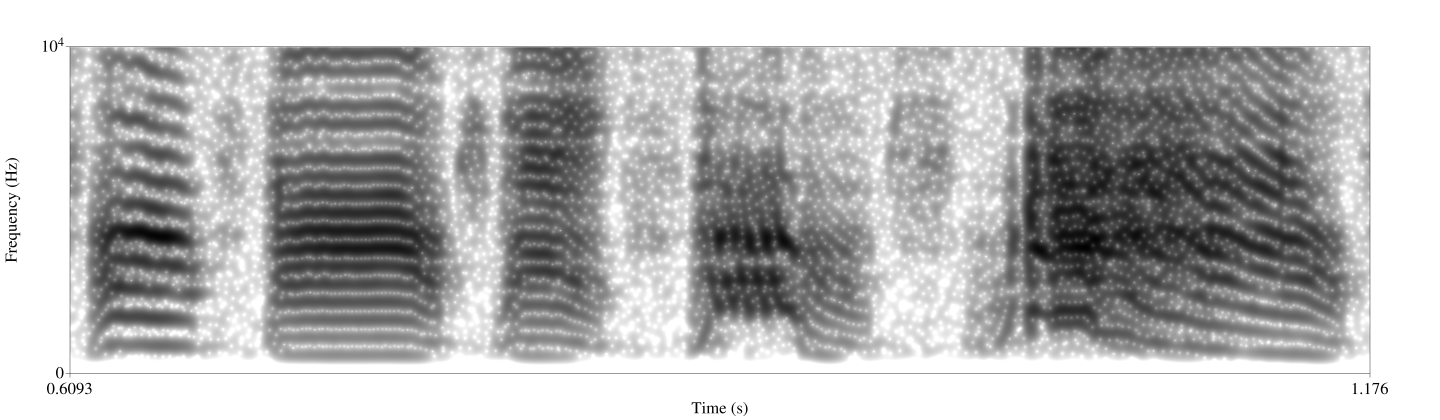
#> input picture Analisis cantos/Motivos/Sonogramas/Nuevos/BOS-2_zf-AB010-bi.png, 7200 x 2100 px (shown at 1/5 size); its folder holds only this picture in this run
$ python 'Recorto imagen.py'
#> lines starting #> are read from the running program, lines starting #| are printed output that depends on the picture; after the words box and inside, x2 and y2 are one past the last pixel; in counts of white or black regions, pixels touching at a corner belong together
# -*- coding: utf-8 -*-
"""
Created on Fri Sep 28 12:06:27 2018

@author: Marcos
"""

import numpy as np
import matplotlib
matplotlib.use("Qt5Agg") # This program works with Qt only
import pylab as pl
from PIL import Image
import os
#from skimage import filters #para otsu

motivoPath = os.path.join(os.getcwd(),'Motivos')
sonoPath = os.path.join(motivoPath,'Sonogramas','Nuevos')
sonoFiles = os.listdir(sonoPath)
sonoFiles.sort()

with open(os.path.join(motivoPath,'duraciones_nuevos.txt'),'r') as d:
#> (reads Analisis cantos/Motivos/duraciones_nuevos.txt from the repository)
    c_d = d.readlines()
#diccionario que tiene numbre_del_archivo:duracion
#duración en float y al nombre le saco el '\n' final
dur = {k.strip():float(v) for v,k in (s.split(', ') for s in c_d)}

#%%
#devuelve el ancho de la ventana actual
def Ancho(axes):
    xa = axes.get_xlim()
    return xa[1]-xa[0]

#seteo el nuevo ancho como
def NuevoAncho(axes):
    ancho = Ancho(axes)
    xla = axes.set_xlabel('Ancho: {:.3f}s'.format(ancho),fontsize=18,fontweight='bold')
    return xla

#%% Importo y trabajo sonogramas


escala = 2500 #cantidad de pixeles del sonograma por segundo
cual = 0 #qué figura miro
nombre_actual = sonoFiles[cual][:-4]

#cargo imagen, transformo a escala de grises ('L')
sono1 = Image.open(sonoPath + '/' + sonoFiles[cual]).convert('L')
#recorto la parte que me interesa (dentro de los ejes)
sono1 = sono1.crop((360, 238, 6845, 1860)) #obtenido a mano
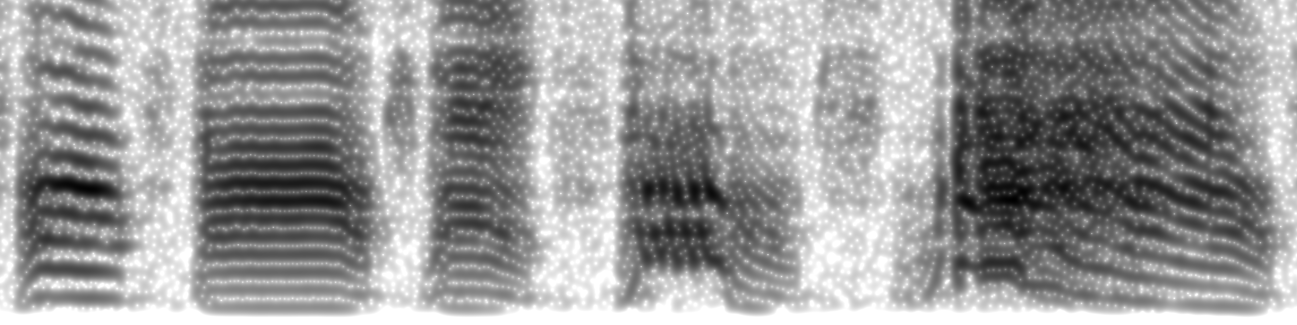
#> sono1: PIL image 6485x1622 L (shown at 1/5 size); min 0, max 255, mean 152
#reescalo la imagen para que el tamaño refleje la duración
#convierto a np.array
alto = sono1.size[1]
#> alto = 1622
ancho = int(dur[nombre_actual] * escala)
A = np.array(sono1.resize((ancho,alto),Image.LANCZOS))
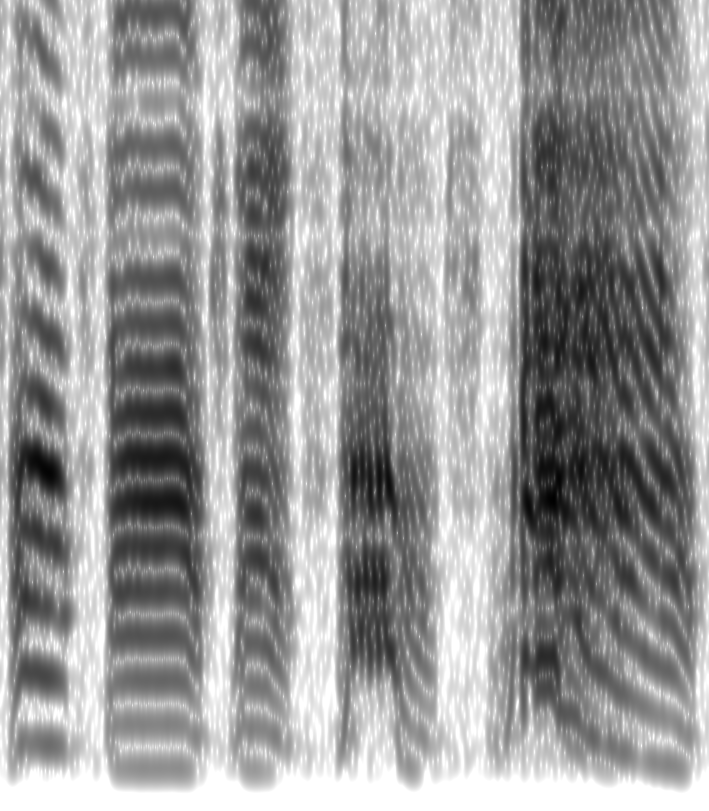
#> A: shape (1622, 1417) (shown at 1/2 size); min 0, max 255, mean 152
A = 255-A #la escala está al revés (255 es poca potencia)
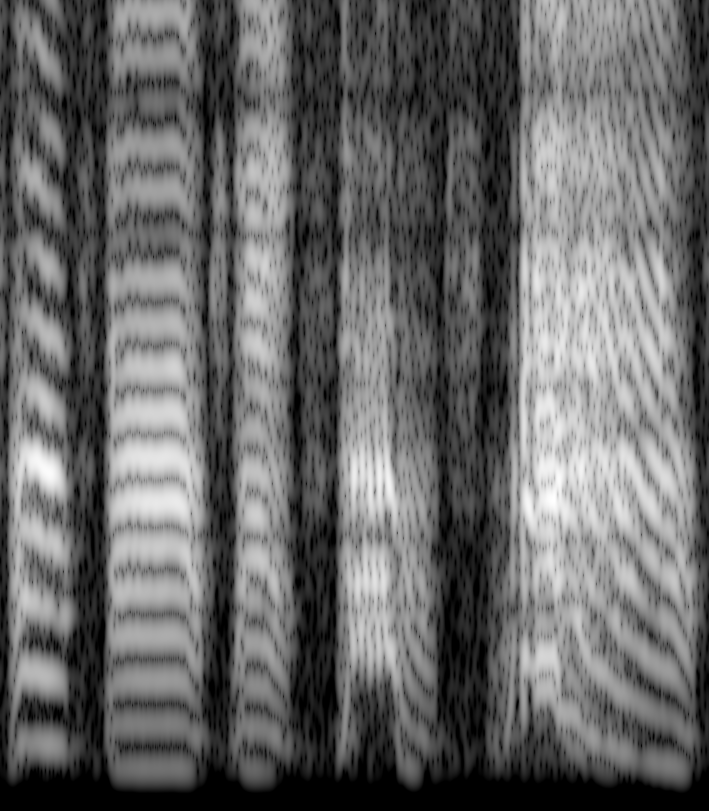
#> A: shape (1622, 1417) (shown at 1/2 size); min 0, max 255, mean 103


#Plots:
fig, ax1 = pl.subplots()
#fig.set_size_inches([18.39,  9.27])

ax1.imshow(A,cmap='Greys',extent=[0, dur[nombre_actual],0, 0.1])
#ax1.plot(tiempo[:-1],diffThreshCu*0.5,'g--')


titulo = '{}: {}, duración:{:.1f}s'.format(cual,nombre_actual,dur[nombre_actual])
ax1.set_title(titulo)
xla = NuevoAncho(ax1)

#%%

# Agrego una línea negra
A[1200:1210, 700:800] = 255
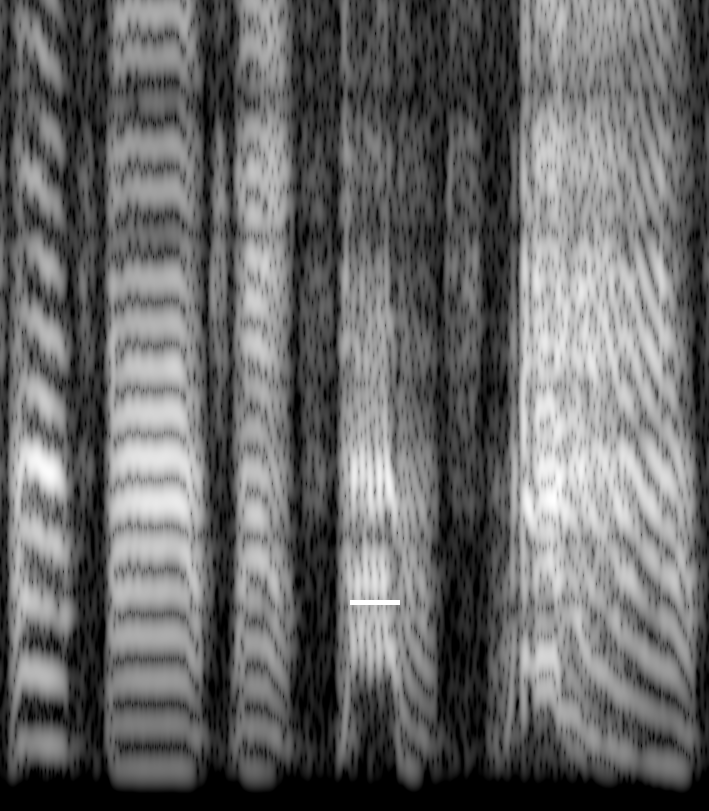
#> A: shape (1622, 1417) (shown at 1/2 size); 0.04% of pixels changed, all inside (x1, y1, x2, y2) = (700, 1200, 800, 1210)


#%%
def cortar(im, ti, dur, fi, ff):
    #reordeno fi y ff, si es necesario
#> called with ti = 0.27, dur = 0.06, fi = 0.03, ff = 0.02
    if fi>ff:
        fi, ff = ff, fi
    #recorto:
    #el *10 es por la escala de la frecuencia: el eje y mide 0.1 (sin unidades)
    ic = im[int(fi*alto * 10) : int(ff*alto * 10), int(ti*escala) : int((ti+dur) * escala)]
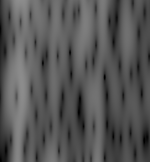
#> ic: shape (162, 150); min 0, max 141, mean 85.8
    return ic

def marcar(im, ti, dur, fi, ff):
    #reordeno fi y ff, si es necesario
    if fi>ff:
        fi, ff = ff, fi
    #recorto:
    im_out = im.copy()
    im_out[int((.1-fi)*alto * 10) : int((.1-ff)*alto * 10), int(ti*escala) : int((ti+dur) * escala)] = 0
    return im_out

#%%

#ic = A[0:alto, int(0.27*escala): int((0.27 + 0.05) * escala)]
esta_dur = 0.06
ic = cortar(A, 0.27, esta_dur, 0.03, 0.02)
pl.imshow(ic, extent=[0, esta_dur, 0, 0.1])

im = marcar(A, 0.27, esta_dur, 0.03, 0.02)
pl.imshow(im, cmap='Greys',extent=[0, dur[nombre_actual],0, 0.1])
